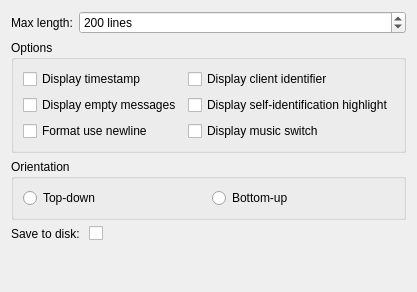
       <widget class="QWidget" name="tab_8">
        <attribute name="title">
         <string>Logs</string>
        </attribute>
        <layout class="QVBoxLayout" name="verticalLayout_2">
         <item>
          <layout class="QFormLayout" name="formLayout_4">
           <item row="0" column="0">
            <widget class="QLabel" name="log_length_label">
             <property name="text">
              <string>Max length:</string>
             </property>
            </widget>
           </item>
           <item row="0" column="1">
            <widget class="QSpinBox" name="log_length">
             <property name="suffix">
              <string> lines</string>
             </property>
             <property name="minimum">
              <number>1</number>
             </property>
             <property name="maximum">
              <number>10000</number>
             </property>
             <property name="value">
              <number>200</number>
             </property>
            </widget>
           </item>
          </layout>
         </item>
         <item>
          <widget class="QGroupBox" name="groupBox">
           <property name="title">
            <string>Options</string>
           </property>
           <layout class="QGridLayout" name="gridLayout">
            <item row="0" column="0">
             <widget class="QCheckBox" name="log_display_timestamp">
              <property name="sizePolicy">
               <sizepolicy hsizetype="Minimum" vsizetype="Minimum">
                <horstretch>0</horstretch>
                <verstretch>0</verstretch>
               </sizepolicy>
              </property>
              <property name="text">
               <string>Display timestamp</string>
              </property>
             </widget>
            </item>
            <item row="0" column="1">
             <widget class="QCheckBox" name="log_display_client_id">
              <property name="toolTip">
               <string>A client identifier allows you to identify users with identical names.</string>
              </property>
              <property name="text">
               <string>Display client identifier</string>
              </property>
             </widget>
            </item>
            <item row="2" column="0">
             <widget class="QCheckBox" name="log_display_empty_messages">
              <property name="sizePolicy">
               <sizepolicy hsizetype="Minimum" vsizetype="Minimum">
                <horstretch>0</horstretch>
                <verstretch>0</verstretch>
               </sizepolicy>
              </property>
              <property name="text">
               <string>Display empty messages</string>
              </property>
             </widget>
            </item>
            <item row="3" column="0">
             <widget class="QCheckBox" name="log_format_use_newline">
              <property name="sizePolicy">
               <sizepolicy hsizetype="Minimum" vsizetype="Minimum">
                <horstretch>0</horstretch>
                <verstretch>0</verstretch>
               </sizepolicy>
              </property>
              <property name="toolTip">
               <string>&lt;html&gt;&lt;head/&gt;&lt;body&gt;&lt;p&gt;Extra newlines are added between the name and message.&lt;/p&gt;&lt;/body&gt;&lt;/html&gt;</string>
              </property>
              <property name="text">
               <string>Format use newline</string>
              </property>
             </widget>
            </item>
            <item row="3" column="1">
             <widget class="QCheckBox" name="log_display_music_switch">
              <property name="sizePolicy">
               <sizepolicy hsizetype="Minimum" vsizetype="Minimum">
                <horstretch>0</horstretch>
                <verstretch>0</verstretch>
               </sizepolicy>
              </property>
              <property name="text">
               <string>Display music switch</string>
              </property>
             </widget>
            </item>
            <item row="2" column="1">
             <widget class="QCheckBox" name="log_display_self_highlight">
              <property name="text">
               <string>Display self-identification highlight</string>
              </property>
             </widget>
            </item>
           </layout>
          </widget>
         </item>
         <item>
          <widget class="QGroupBox" name="log_orientation">
           <property name="sizePolicy">
            <sizepolicy hsizetype="Expanding" vsizetype="Minimum">
             <horstretch>0</horstretch>
             <verstretch>0</verstretch>
            </sizepolicy>
           </property>
           <property name="title">
            <string>Orientation</string>
           </property>
           <layout class="QGridLayout" name="gridLayout_3">
            <item row="0" column="0">
             <widget class="QRadioButton" name="log_orientation_top_down">
              <property name="text">
               <string>Top-down</string>
              </property>
             </widget>
            </item>
            <item row="0" column="1">
             <widget class="QRadioButton" name="log_orientation_bottom_up">
              <property name="text">
               <string>Bottom-up</string>
              </property>
             </widget>
            </item>
           </layout>
          </widget>
         </item>
         <item>
          <layout class="QFormLayout" name="formLayout_5">
           <item row="0" column="0">
            <widget class="QLabel" name="log_recording_label">
             <property name="text">
              <string>Save to disk: </string>
             </property>
            </widget>
           </item>
           <item row="0" column="1">
            <widget class="QCheckBox" name="log_recording">
             <property name="sizePolicy">
              <sizepolicy hsizetype="Minimum" vsizetype="Minimum">
               <horstretch>0</horstretch>
               <verstretch>0</verstretch>
              </sizepolicy>
             </property>
             <property name="text">
              <string/>
             </property>
            </widget>
           </item>
          </layout>
         </item>
         <item>
          <spacer name="spacer">
           <property name="orientation">
            <enum>Qt::Vertical</enum>
           </property>
           <property name="sizeHint" stdset="0">
            <size>
             <width>20</width>
             <height>40</height>
            </size>
           </property>
          </spacer>
         </item>
        </layout>
       </widget>
